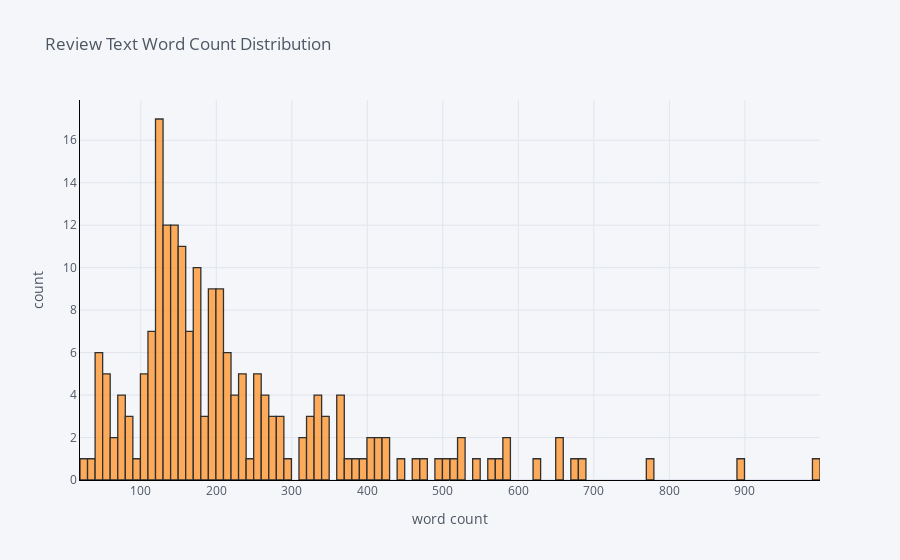

Notebook source saved alongside this figure:
### Code cell
files_df['word_count'].iplot(
    kind='hist',
    bins=100,
    xTitle='word count',
    linecolor='black',
    yTitle='count',
    title='Review Text Word Count Distribution')

### Figure 1 — Plotly figure (JSON) as saved in the notebook; plotly's stock layout.template omitted (floating-point values rounded to 4 significant figures; data arrays with more than 128 entries replaced by an {"elided": "..."} marker saying what was removed)
{"data": [{"histfunc": "count", "histnorm": "", "marker": {"color": "rgba(255, 153, 51, 1.0)", "line": {"color": "#000000", "width": 1.3}}, "name": "word_count", "nbinsx": 100, "opacity": 0.8, "orientation": "v", "type": "histogram", "x": {"elided": "203 int values"}}], "layout": {"barmode": "overlay", "legend": {"bgcolor": "#F5F6F9", "font": {"color": "#4D5663"}}, "paper_bgcolor": "#F5F6F9", "plot_bgcolor": "#F5F6F9", "title": {"font": {"color": "#4D5663"}, "text": "Review Text Word Count Distribution"}, "xaxis": {"gridcolor": "#E1E5ED", "linecolor": "black", "showgrid": true, "tickfont": {"color": "#4D5663"}, "title": {"font": {"color": "#4D5663"}, "text": "word count"}, "zerolinecolor": "#E1E5ED"}, "yaxis": {"gridcolor": "#E1E5ED", "linecolor": "black", "showgrid": true, "tickfont": {"color": "#4D5663"}, "title": {"font": {"color": "#4D5663"}, "text": "count"}, "zerolinecolor": "#E1E5ED"}}}
